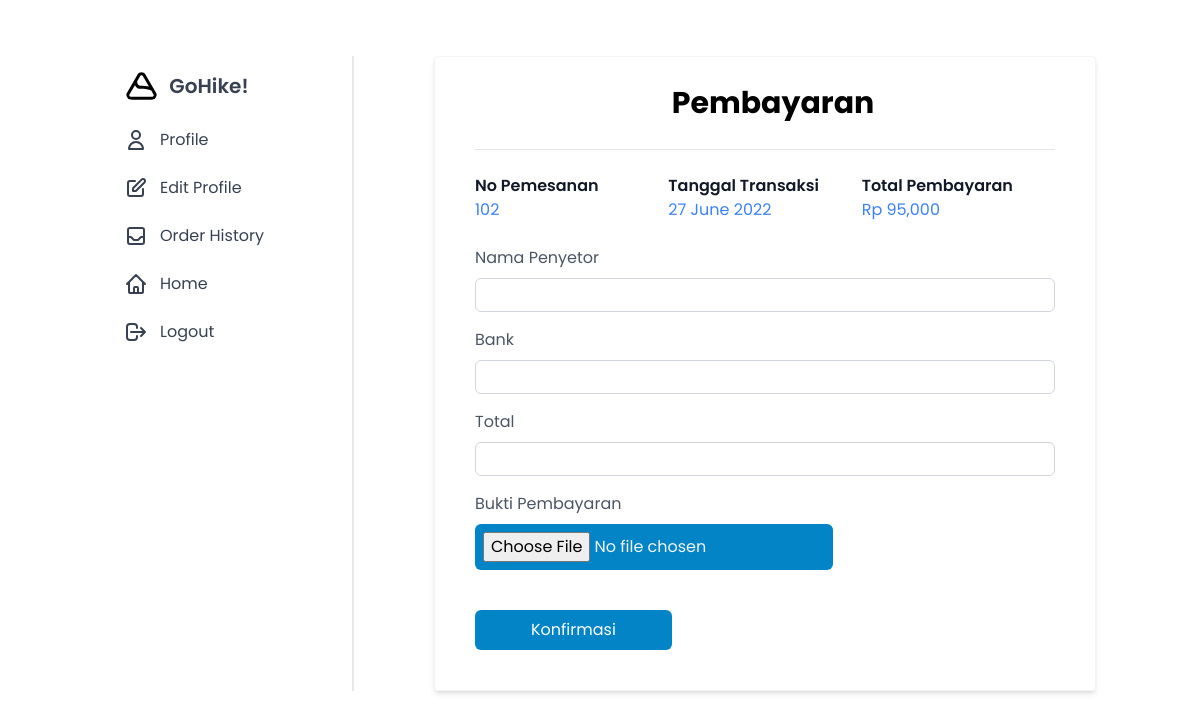
The page /Tailwind/public/data.php?halaman=bayar&id=102 (signed in) on the database its author committed.
### tables this page shows
CREATE TABLE `pembelian` (
  `id_pembelian` int(11) NOT NULL,
  `id_user` int(11) NOT NULL,
  `id_bank` int(11) NOT NULL,
  `tanggal_pembelian` date NOT NULL,
  `total_pembelian` int(11) NOT NULL,
  `status_pembelian` varchar(20) NOT NULL
);

### Tailwind/public/bayar.php (the view, shortened to what this page needs)
<?php
$idpem = $_GET['id'];
$ambil = $koneksi->query("SELECT * FROM pembelian WHERE id_pembelian='$idpem'");
$detail = $ambil->fetch_assoc();
?>
<div class="border border-gray-100 ml-20 pb-10 rounded shadow-md hidden md:block" id="bayar">
    <p class="py-7 pl-4 text-3xl text-center font-bold">Pembayaran</p>
    <hr class="mx-10">
    <div class="mx-10">
        <div class="grid grid-cols-3 my-6">
            <div>
                <p class="font-semibold text-gray-900">No Pemesanan</p>
                <p class="text-blue-500"><?= $detail['id_pembelian']; ?></p>
            </div>
            <div>
                <p class="font-semibold text-gray-900">Tanggal Transaksi</p>
                <p class="text-blue-500"><?= date("d F Y", strtotime($detail['tanggal_pembelian'])); ?></p>
            </div>
            <div>
                <p class="font-semibold text-gray-900">Total Pembayaran</p>
                <p class="text-blue-500">Rp <?= number_format($detail['total_pembelian']); ?></p>
            </div>
        </div>
        <form method="POST" enctype="multipart/form-data">
            <div>
                <div>
                    <label class="block pb-2 text-gray-600">Nama Penyetor</label>
                    <input class="form-control w-full outline-none mb-4 px-2 py-1 border border-gray-300 font-bold text-gray-600 rounded-md" type="text" name="penyetor">
                </div>
                <div>
                    <label class="block pb-2 text-gray-600">Bank</label>
                    <input class="form-control w-full outline-none mb-4 px-2 py-1 border border-gray-300 font-bold text-gray-600 rounded-md" type="text" name="bank" id="">
                </div>
                <div>
                    <label class="block pb-2 text-gray-600">Total</label>
                    <input class="form-control w-full outline-none mb-4 px-2 py-1 border border-gray-300 font-bold text-gray-600 rounded-md" type="text" name="total" id="">
                </div>
                <div>
                    <label class="block pb-2 text-gray-600">Bukti Pembayaran</label>
                    <input type="file" id="file" name="bukti" class="form-control bg-sky-600 text-gray-100  p-2 rounded-md cursor-pointer hover:bg-sky-700 shadow-emerald-400">
                </div>
            </div>
            <button name="konfirmasi" type="submit" class="bg-sky-600 text-center text-white mt-10 py-2 px-14 rounded-md hover:bg-sky-700">Konfirmasi</button>
        </form>
    </div>
</div>

### rows shown on the page
pembelian: id_pembelian "102", tanggal_pembelian "27 June 2022", total_pembelian "95,000"
